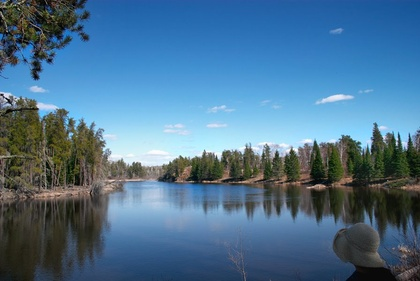
%> input picture Assignment3_dek8v5/image1.jpg, 420 x 281 px, shrunk from 896 x 600 before the run
$ octave main.m   (GNU Octave 9; MATLAB toolbox functions it lacks are replaced by stand-ins)
%> lines starting %> are read from the running program, lines starting %| are printed output that depends on the picture
### Assignment3_dek8v5/main_v.m
function [img_carved] = main_v(img, max_iter)

img_ori = img;
img_ori_ori = img;
img = rgb2gray(img);
img = double(img);

for i = 1:max_iter
    disp(i)
    %compute energy
    e = InitializeEdgeEnergy(img);
    [M,P] = ComputeMinEnergy(e);

    %remove col


    %remove all pad
    e = e(2:end-1, 2:end-1);
    M = M(2:end-1, 2:end-1);
    P = P(2:end-1, 2:end-1);

    [row,col] = size(M);
    r0 = row;
    [minimum, c0] = min(M(row,:));

    [rlist,clist] = TraverseP(P,r0,c0);

    img_carved = RemoveSeam(img_ori,rlist,clist);
    img = uint8(img_carved);
    img_ori = img;
    img = rgb2gray(img);
    img = double(img);


    if i==1
        im_overlay = MarkSeam(img_ori_ori,rlist,clist,[1 0 0],[0 1]);
    end

end

figure,
subplot(1,2,1)
imshow(im_overlay);
title('image ori with mark seam');

subplot(1,2,2)
imshow(uint8(img_carved));
title(sprintf('image carved vertical %d time', max_iter));

end

### Assignment3_dek8v5/InitializeEdgeEnergy.m
function[e]=InitializeEdgeEnergy(im)
% im: input image color or gray scale. Matrix of size (rows x col x channels)
% e: edge energy. Matrix of size (rows x col)
im = padarray(im, [1 1], 0, 'both');
[row, col] = size(im);
e = zeros(row,col);

for i=2:row
    for j=2:col
        e(i,j) = abs(im(i,j)-im(i,j-1)) + abs(im(i,j)-im(i-1,j));
    end
end
end

### Assignment3_dek8v5/ComputeMinEnergy.m
function [M,P] = ComputeMinEnergy(e)
% e: edge energy. Matrix of size (rows x col)
% M: min energy matrix. Matrix of size (rows x col)
% P: path matrix. Matrix of size (rows x col),
%           values: -1: left, 0: up, +1:right
% M should be updated recursively as described in lecture notes
% Try to vectorize the update function, try to avoid looping over each
% and every pixel. Hint: M(i,j), depends on
% e(i,j), M(i-1,j-1),M(i-1,j),M(i-1,j+1)

[row, col] = size(e);

M = zeros(row,col);
P = zeros(row,col);

M(1:2,:) = e(1:2,:);
M(:,1) = inf;
M(:,col) = inf;


for i = 3:row
    for j = 2:col-1
        [mini, I] = min([M(i-1, j-1), M(i-1, j), M(i-1, j+1)]);
        M(i,j) = e(i,j) + mini;
        P(i,j) = I-2;
    end
end
end

### Assignment3_dek8v5/TraverseP.m
function [rlist,clist]=TraverseP(P,r0,c0)
% P: path matrix computed as above

% r0,c0: first point of the optimal seam (location of minimum M value in last
% row when you remove columns and minimum value in last column when you
% remove rows).

% rlist,clist: coordinates of the points to be removed from the image

[row, col] = size(P);
rlist = zeros(row,1);
clist = zeros(row,1);

rlist(row) = r0;
clist(row) = c0;
value_P = P(r0,c0);
for i = row-1:-1:1
    rlist(i) = i;
    clist(i) = c0 + value_P;
    value_P = value_P+P(i,clist(i));
end
end

### Assignment3_dek8v5/RemoveSeam.m
function [im2] = RemoveSeam(im,rlist,clist)

% im: input image color or gray scale. Matrix of size (rows x col x channels)

% rlist,clist: coordinates of the points to be removed from the image

% im2: carved image color or gray scale. Matrix of size (rows-1 x col x channels) or (rows x cols-1 x channels)

[row,col,channel] = size(im);
im2 = zeros(row,col-1,channel);

for i=1:3
    channel_curr = im(:,:,i);
    channel_curr = channel_curr';
    ind = sub2ind(size(channel_curr), clist, rlist);
    img_flat = channel_curr(:);
    img_flat(ind) = [];
    im2(:,:,i) = reshape(img_flat', [], row)';
end
end

%keatas

% A = [1,2,3;4,5,6;7,8,9;10,11,12;13,14,15]
% A = A'
% B = [1,3;2,1;3,2;4,3;5,2]
%
% x = B(:,1)
%
% z = B(:,2)
%
%
%
% ind = sub2ind(size(A), z, x)
%
% A(ind) = []
%
% A = reshape(A', [], length(x))'

### Assignment3_dek8v5/MarkSeam.m
function [im_overlay]=MarkSeam(im,rlist,clist,color,varargin)
%------------------------------------------------------------
%  USAGE: [im_overlay]=MarkSeam(im,rlist,clist,[0 0 1],[0 1]);


if (isempty(varargin))
   mix_ratio=[0 1];
else
   mix_ratio=double(varargin{1});
   mix_ratio=mix_ratio/sum(mix_ratio);
end

[rows,cols,channels]=size(im);
mark=zeros(rows,cols);
ind=sub2ind(size(mark),rlist,clist);
mark(ind)=1;
im_overlay=markcontours(im,mark,color,mix_ratio);


### Assignment3_dek8v5/markcontours.m
function [im3]=markcontours(im,contours,color,varargin)
%-------------------------------------------------------
color=double(color);
if (isempty(varargin))
   mix_ratio=[0 1];
else
   mix_ratio=double(varargin{1});
   mix_ratio=mix_ratio/sum(mix_ratio);
end
[rows,cols,channels]=size(im);
max_im=max(max(max(im)));
if (max_im>2)
    im=double(im)/255;
end
if (channels==1)
    R=im;
    G=im;
    B=im;
else
    R=im(:,:,1);
    G=im(:,:,2);
    B=im(:,:,3);
end
R(contours==1)=mix_ratio(1)*R(contours==1)+ mix_ratio(2)*color(1);
G(contours==1)=mix_ratio(1)*G(contours==1)+ mix_ratio(2)*color(2);
B(contours==1)=mix_ratio(1)*B(contours==1)+ mix_ratio(2)*color(3);

im3(:,:,1)=R;
im3(:,:,2)=G;
im3(:,:,3)=B;


### Assignment3_dek8v5/main.m
%%%%%%%%%%%%%%%%%%%%%%%%%%%%%%%%%%%%%%%%%%%%%%%%%%
%          Dewi Endah Kharismawati               %
%          14231619 / dek8v5                     %
%          Assignment 3                          %
%          Seam Carving                          %
%%%%%%%%%%%%%%%%%%%%%%%%%%%%%%%%%%%%%%%%%%%%%%%%%%

clc;
clear;
close all;


img = imread('image1.jpg');
%> img is the input picture: size 281x420x3 uint8; mean R, G, B 77.3, 114.6, 143.1


max_iter = 200; %number of iteration
direction = 'vertical'; %can be vertical, horizontal, v_h, or h_v


if strcmp(direction, 'vertical')
    tic
    img_carved = main_v(img, max_iter);
%> in main_v, `img = rgb2gray(img);`:
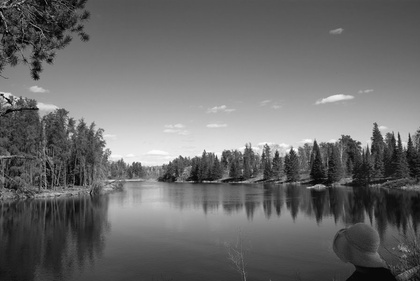
%> img: size 281x420 uint8; min 0, max 254, mean 106.7
%> (the run ends here)
